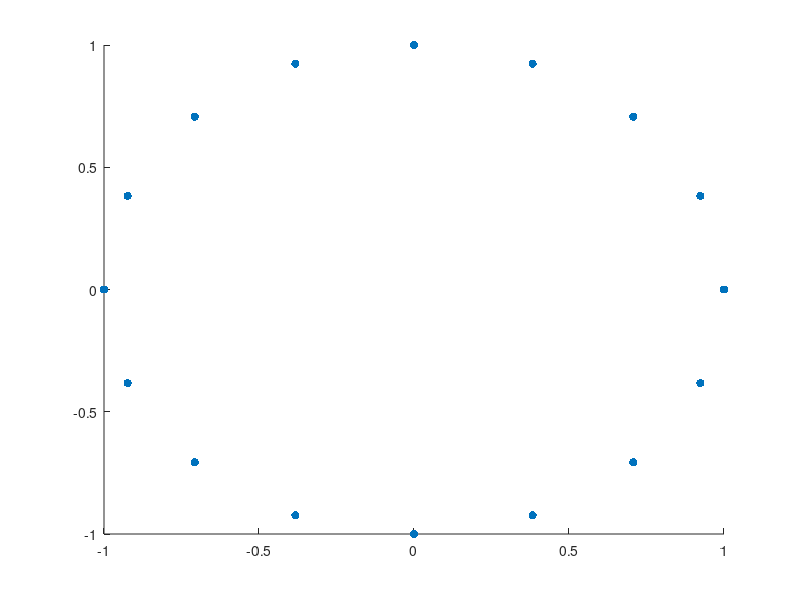

MATLAB code to generate this figure: (Note: this script raises an error after producing the figure.)
close all;
clear;
clc;

phi1 = [1, exp(1i*(pi))]; % BPSK
phi2 = [1, exp(1i*(pi + pi/2))]; % QPSK
phi3 = [1, exp(1i*(pi + pi/4))]; % 8-PSK
phi4 = [1, exp(1i*(pi + pi/8))]; % 16-PSK

% Generating the full 16-PSK constelation.
phi = kron(phi1, phi2);
phi = kron(phi, phi3);
phi = kron(phi, phi4);

% Visualizating
hold on
scatter(real(phi), imag(phi), 'filled', 'black');
circleplot(0,0,1);
grid on
hold off

figure;

[phi4_hat, teta] = norm_lskf(reshape(phi, [2 8]));
[phi3_hat, eta] = norm_lskf(reshape(teta, [2 4]));
[phi2_hat, phi1_hat] = norm_lskf(reshape(eta, [2 2]));

t = tiledlayout(2,2);
% Scatterploting

nexttile
scatter(real(phi1_hat), imag(phi1_hat), 'filled', 'blue');
circleplot(0,0,1);
xlabel("In-Phase")
ylabel("Quadrature")
grid on

nexttile
scatter(real(phi2_hat), imag(phi2_hat), 'filled', 'red');
circleplot(0,0,1);
xlabel("In-Phase")
ylabel("Quadrature")
grid on

nexttile
scatter(real(phi3_hat), imag(phi3_hat), 'filled', 'MarkerFaceColor', '#77AC30');
circleplot(0,0,1);
xlabel("In-Phase")
ylabel("Quadrature")
grid on

nexttile
scatter(real(phi4_hat), imag(phi4_hat),'filled', 'black')
circleplot(0,0,1);
grid on

xlabel("In-Phase")
ylabel("Quadrature")

figure;

% Recompose of signal after LSKF:
phi_hat = kron(phi1_hat, phi2_hat);
phi_hat = kron(phi_hat, phi3_hat);
phi_hat = kron(phi_hat, phi4_hat);

scatter(real(phi_hat), imag(phi_hat), 'filled', 'black');
circleplot(0,0,1);
xlabel("In-Phase")
ylabel("Quadrature")
grid on
